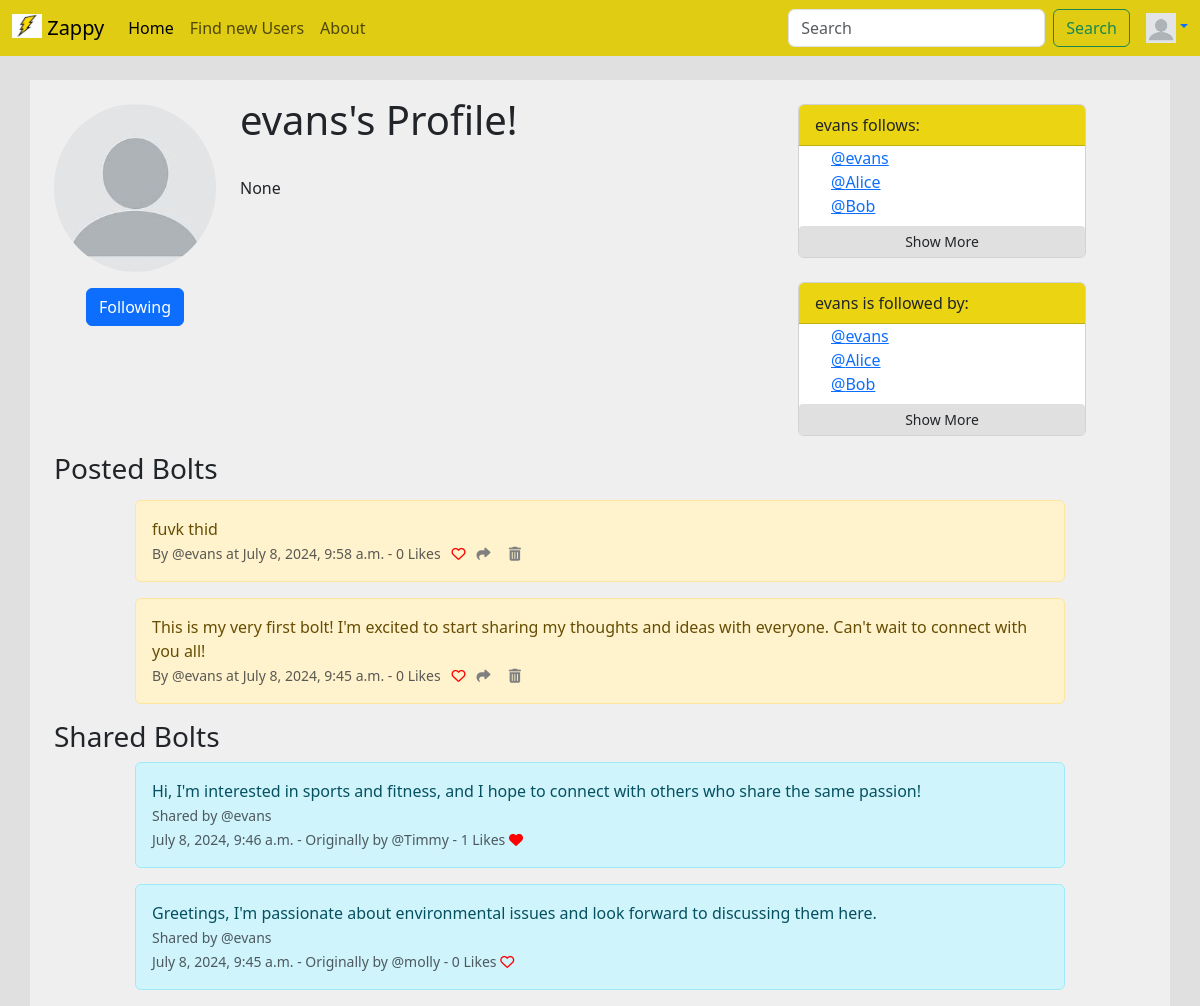
Screenshot of /profile/26 (signed in) with the database file from the repository.
### Tclone/models.py (models this page shows, shortened)
class Profile(models.Model):
    user = models.OneToOneField(User, on_delete=models.CASCADE)
    follows = models.ManyToManyField("self", related_name="followed_by", symmetrical=False, blank=True)
    profile_image= models.ImageField(null=True,blank=True,upload_to="images/")
    profile_bio = models.CharField(null=True, blank=True, max_length=500)
    data_modified = models.DateTimeField(User, auto_now=True)
    def __str__(self):
        return self.user.username

class Bolt(models.Model):
    user = models.ForeignKey(
        User, related_name='bolts',
        on_delete=models.DO_NOTHING
        )
    body = models.CharField(max_length=250)
    created_at = models.DateTimeField(auto_now_add=True)
    likes = models.ManyToManyField(User, related_name="BoltLikes")
    def get_number_likes(self):
        return self.likes.count()

class SharedBolt(models.Model):
    user = models.ForeignKey(User, on_delete=models.CASCADE)
    bolt = models.ForeignKey(Bolt, on_delete=models.CASCADE)

### Tclone/views.py (the view)
# urls.py: path('profile/<str:pk>', views.profile, name="profile"),
def profile(request, pk):
    if request.user.is_authenticated:
        context_dict = {}
        profile = Profile.objects.get(user=pk)
        bolts = Bolt.objects.filter(user=pk).order_by("-created_at")
        shared_bolts = SharedBolt.objects.filter(user=pk).select_related('bolt')
        context_dict['profile'] = profile
        context_dict['bolts'] = bolts
        context_dict['shared_bolts'] = shared_bolts
        if request.method == 'POST':
            if 'follow_user' in request.POST:
                request.user.profile.follows.add(profile)
            elif 'unfollow_user' in request.POST:
                request.user.profile.follows.remove(profile)
    return render(request, 'profile.html',context=context_dict)

### Tclone/templates/profile.html (shortened to what this page needs)
{% extends 'base.html' %}
{% load static %}
{% block content %}
<html>
    {% if user.is_authenticated %}
        <div class="container text-left">
            <div class="row">
                <div class="col-2 text-right mt-4">
                    {% if profile.profile_image %}
                        <img src="{{ profile.profile_image.url }}" class="img-fluid rounded-circle">
                    {% else %}
                        <img src="{% static 'images/blankprofile.jpg' %}" class="img-fluid rounded-circle">
                    {% endif %}
                    <div class="row mt-3">
                        <div class="col-12 text-center">
                            <form method="post" action="{% url 'profile' profile.user.id %}">
                                {% if profile in user.profile.follows.all %}
                                    <button class="btn btn-primary" type="submit">Following</button>
                                {% else %}
                                    <input type="hidden" name="follow_user" value="{{ profile.user.id }}">
                                    <button class="btn btn-primary" type="submit">Follow</button>
                                {% endif %}
                            </form>
                        </div>
                    </div>
                </div>
                <div class="col-5 text-left mt-3">
                    <h1>{{ profile.user.username }}'s Profile!</h1>
                    <p>{{ profile.profile_bio }}</p>
                </div>
                <div class="col-1"></div>
                <div class="col-4 mt-4">
                    <body>
                        <div class="card " style="width: 18rem;">
                            <div class="card-header" style="background-color: #ebd512;">
                                {{ profile.user }} follows:
                            </div>
                            {% if profile.follows %}
                                <ul class="list-group list-group-flush">
                                    <ul>
                                        {% for followed_user in profile.follows.all|slice:":3" %}
                                            <a href="{% url 'profile' followed_user.user.id %}">@{{ followed_user }}</a></br>
                                        {% endfor %}
                                    </ul>
                                    {% if profile.follows.count > 3 %}
                                        <button class="btn btn-sm mt-2" style="background-color: #e0e0e0;">Show More</button>
                                    {% endif %}
                                </ul>
                            {% else %}
                                <p>{{profile.user}} are not following anyone yet.</p>
                            {% endif %}
                        </div>
                        <div class="card " style="width: 18rem;">
                            <div class="card-header" style="background-color: #ebd512;">
                                {{ profile.user }} is followed by:</br>
                            </div>
                            {% if profile.followed_by %}
                                <ul class="list-group list-group-flush">
                                    <ul>
                                        {% for followed_user in profile.followed_by.all|slice:":3" %}
                                        <a href="{% url 'profile' followed_user.user.id %}">@{{ followed_user }}</a></br>
                                        {% endfor %}
                                    </ul>
                                    {% if profile.followed_by.count > 3 %}
                                        <button class="btn btn-sm mt-2" style="background-color: #e0e0e0;">Show More</button>
                                    {% endif %}
                            {% else %}
                                <p>{{profile.user}} is not followed by anyone yet.</p>
                            {% endif %}
                        </div>
                    </body>
                </div>
            </div>
            <div class="row mt-3">
                    <h3>Posted Bolts</h3></br></br>
                    {% if bolts %}
                        {%for bolt in bolts %}
                        <div class="col-1"></div>
                            <div class="alert alert-warning col-10" role="alert">
                                {{bolt.body}}<br/>
                                <small class="text-muted">
                                    By @{{bolt.user}} at {{bolt.created_at}} - {{bolt.get_number_likes}} Likes
                                    &nbsp;
                                    {% if user in bolt.likes.all %}
                                        <a href="{% url 'bolt_like' bolt.id %}">
                                        <i class="fa-solid fa-heart" style="color:red"></i></a>
                                    {% else %}
                                        <a href="{% url 'bolt_like' bolt.id %}">
                                        <i class="fa fa-heart-o" style="color:red"></i></a>
                                    {% endif %}
                                    <a href="{% url 'bolt_share' bolt.id %}">
                                    <i class="fa-solid fa-share" style="color:grey" ></i></a>
                                        {% if user == profile.user %}
                                            <a href="{% url 'delete_bolt' bolt.id %}">
                                                <i class="fas fa-trash-alt" style="color:grey" ></i>
                                            </a>
                                        {% endif %}
                                </small>
                            </div>
                        <div class="col-1"></div>
                        {% endfor %}
                    {% endif %}
                        <h3>Shared Bolts</h3>
                        {% if shared_bolts %}
                            {% for shared_bolt in shared_bolts %}
                            <div class="col-1"></div>
                                <div class="alert alert-info col-10" role="alert">
                                    {{ shared_bolt.bolt.body }}<br/>
                                    <small class="text-muted">
                                        Shared by @{{ shared_bolt.user.username }}<br/>
                                        {{ shared_bolt.bolt.created_at }} - Originally by @{{ shared_bolt.bolt.user.username }}  - {{ shared_bolt.bolt.get_number_likes }} Likes
                                        {% if user in shared_bolt.bolt.likes.all %}
                                            <a href="{% url 'bolt_like' shared_bolt.bolt.id %}">
                                                <i class="fa-solid fa-heart" style="color:red"></i>
                                            </a>
                                        {% else %}
                                            <a href="{% url 'bolt_like' shared_bolt.bolt.id %}">
                                                <i class="fa fa-heart-o" style="color:red"></i>
                                            </a>
                                        {% endif %}
                                    </small>
                                </div>
                            <div class="col-1"></div>
                            {% endfor %}
                        {% else %}
                            <p>No shared bolts found.</p>
                        {% endif %}
            </div>
        </div>
    {% else %}
        <div class="alert alert-warning" role="alert">
            You must be logged in to see this page.
            <a href="login">Login</a>
        </div>
    {% endif %}
</html>
{% endblock %}

### rows the page displays
Profile: user.username "evans", profile_bio "None", user "evans"
Profile: user.username "Alice"
Profile: user.username "Bob"
Bolt: body "fuvk thid", user "evans", created_at "July 8, 2024, 9:58 a.m.", get_number_likes "0"
Bolt: body "This is my very first bolt! I'm excited to start sharing my thoughts and ideas with everyone. Can't wait to connect with you all!", user "evans", created_at "July 8, 2024, 9:45 a.m.", get_number_likes "0"
SharedBolt: bolt.body "Hi, I'm interested in sports and fitness, and I hope to connect with others who share the same passion!", user.username "evans", bolt.created_at "July 8, 2024, 9:46 a.m.", bolt.user.username "Timmy", bolt.get_number_likes "1"
SharedBolt: bolt.body "Greetings, I'm passionate about environmental issues and look forward to discussing them here.", user.username "evans", bolt.created_at "July 8, 2024, 9:45 a.m.", bolt.user.username "molly", bolt.get_number_likes "0"
